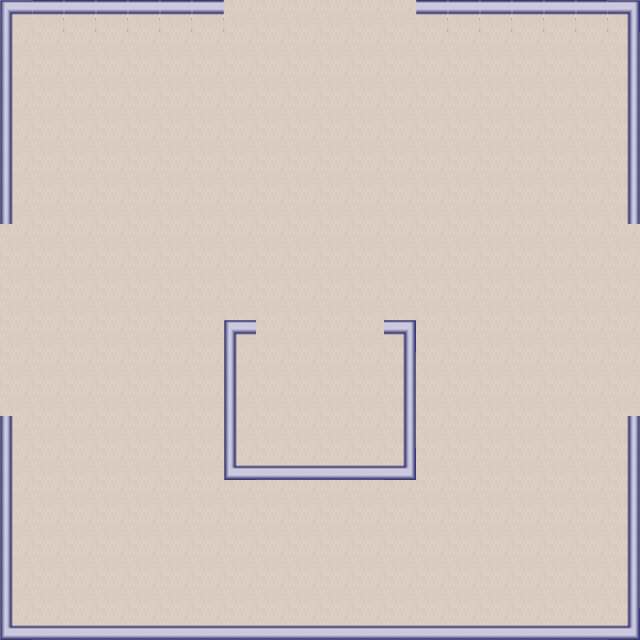

This is a level from a 2D game, rendered from its Tiled map with the project's own tilesets. A one-line summary and the complete map file follow:
An orthogonal 20x20 tile map with 32x32 px tiles, 2 tile layers (Tile Layer 1, walls), 4 tilesets and 44 objects (EV-2, EV-0, start).

<map version="1.10" tiledversion="1.11.0" orientation="orthogonal" renderorder="right-down" width="20" height="20" tilewidth="32" tileheight="32" infinite="0" nextlayerid="5" nextobjectid="102">
 <tileset firstgid="1" source="base-32.tsx" />
 <tileset firstgid="1001" source="walls-32.tsx" />
 <tileset firstgid="1113" source="objects-32.tsx" />
 <tileset firstgid="1513" source="Furnitures-32.tsx" />
 <layer id="1" name="Tile Layer 1" width="20" height="20">
  <data encoding="csv">
847,847,847,847,847,847,847,847,847,847,847,847,847,847,847,847,847,847,847,847,
847,847,847,847,847,847,847,847,847,847,847,847,847,847,847,847,847,847,847,847,
847,847,847,847,847,847,847,847,847,847,847,847,847,847,847,847,847,847,847,847,
847,847,847,847,847,847,847,847,847,847,847,847,847,847,847,847,847,847,847,847,
847,847,847,847,847,847,847,847,847,847,847,847,847,847,847,847,847,847,847,847,
847,847,847,847,847,847,847,847,847,847,847,847,847,847,847,847,847,847,847,847,
847,847,847,847,847,847,847,847,847,847,847,847,847,847,847,847,847,847,847,847,
847,847,847,847,847,847,847,847,847,847,847,847,847,847,847,847,847,847,847,847,
847,847,847,847,847,847,847,847,847,847,847,847,847,847,847,847,847,847,847,847,
847,847,847,847,847,847,847,847,847,847,847,847,847,847,847,847,847,847,847,847,
847,847,847,847,847,847,847,847,847,847,847,847,847,847,847,847,847,847,847,847,
847,847,847,847,847,847,847,847,847,847,847,847,847,847,847,847,847,847,847,847,
847,847,847,847,847,847,847,847,847,847,847,847,847,847,847,847,847,847,847,847,
847,847,847,847,847,847,847,847,847,847,847,847,847,847,847,847,847,847,847,847,
847,847,847,847,847,847,847,847,847,847,847,847,847,847,847,847,847,847,847,847,
847,847,847,847,847,847,847,847,847,847,847,847,847,847,847,847,847,847,847,847,
847,847,847,847,847,847,847,847,847,847,847,847,847,847,847,847,847,847,847,847,
847,847,847,847,847,847,847,847,847,847,847,847,847,847,847,847,847,847,847,847,
847,847,847,847,847,847,847,847,847,847,847,847,847,847,847,847,847,847,847,847,
847,847,847,847,847,847,847,847,847,847,847,847,847,847,847,847,847,847,847,847
</data>
 </layer>
 <layer id="2" name="walls" width="20" height="20">
  <data encoding="csv">
1090,1014,1014,1014,1014,1014,1014,0,0,0,0,0,0,1014,1014,1014,1014,1014,1014,1091,
1037,0,0,0,0,0,0,0,0,0,0,0,0,0,0,0,0,0,0,1034,
1037,0,0,0,0,0,0,0,0,0,0,0,0,0,0,0,0,0,0,1034,
1037,0,0,0,0,0,0,0,0,0,0,0,0,0,0,0,0,0,0,1034,
1037,0,0,0,0,0,0,0,0,0,0,0,0,0,0,0,0,0,0,1034,
1037,0,0,0,0,0,0,0,0,0,0,0,0,0,0,0,0,0,0,1034,
1037,0,0,0,0,0,0,0,0,0,0,0,0,0,0,0,0,0,0,1034,
0,0,0,0,0,0,0,0,0,0,0,0,0,0,0,0,0,0,0,0,
0,0,0,0,0,0,0,0,0,0,0,0,0,0,0,0,0,0,0,0,
0,0,0,0,0,0,0,0,0,0,0,0,0,0,0,0,0,0,0,0,
0,0,0,0,0,0,0,1090,0,0,0,0,1091,0,0,0,0,0,0,0,
0,0,0,0,0,0,0,1037,0,0,0,0,1034,0,0,0,0,0,0,0,
0,0,0,0,0,0,0,1037,0,0,0,0,1034,0,0,0,0,0,0,0,
1037,0,0,0,0,0,0,1037,0,0,0,0,1034,0,0,0,0,0,0,1034,
1037,0,0,0,0,0,0,1106,1003,1003,1003,1003,1107,0,0,0,0,0,0,1034,
1037,0,0,0,0,0,0,0,0,0,0,0,0,0,0,0,0,0,0,1034,
1037,0,0,0,0,0,0,0,0,0,0,0,0,0,0,0,0,0,0,1034,
1037,0,0,0,0,0,0,0,0,0,0,0,0,0,0,0,0,0,0,1034,
1037,0,0,0,0,0,0,0,0,0,0,0,0,0,0,0,0,0,0,1034,
1106,1003,1003,1003,1003,1003,1003,1003,1003,1003,1003,1003,1003,1003,1003,1003,1003,1003,1003,1107
</data>
 </layer>
 <objectgroup id="3" name="Object Layer 1">
  <object id="1" gid="1154" x="287.594" y="301.853" width="32" height="32">
   <properties>
    <property name="collision" type="bool" value="false" />
   </properties>
  </object>
  <object id="2" gid="1155" x="320.299" y="302.564" width="32" height="32">
   <properties>
    <property name="collision" type="bool" value="false" />
   </properties>
  </object>
  <object id="3" gid="1165" x="287.594" y="334.559" width="32" height="32" />
  <object id="4" gid="1166" x="321.01" y="335.27" width="32" height="32" />
  <object id="5" gid="1176" x="287.594" y="367.975" width="32" height="32" />
  <object id="6" gid="1177" x="321.01" y="367.264" width="32" height="32" />
  <object id="7" gid="1003" x="256.31" y="333.848" width="32" height="32" />
  <object id="8" gid="1003" x="352.293" y="334.559" width="32" height="32" />
  <object id="9" gid="1003" x="321.721" y="334.559" width="32" height="32" />
  <object id="17" x="279.302" y="125.328" width="80.2344" height="18.8438">
   <text wrap="1">GoDaddy</text>
  </object>
  <object id="21" gid="1138" x="262.705" y="195.036" width="32" height="32" />
  <object id="22" gid="1138" x="340.562" y="194.322" width="32" height="32" />
  <object id="23" gid="912" x="434.133" y="188.607" width="32" height="32" />
  <object id="24" gid="920" x="434.133" y="220.75" width="32" height="32" />
  <object id="25" gid="920" x="180.562" y="221.464" width="32" height="32" />
  <object id="26" gid="912" x="180.562" y="187.179" width="32" height="32" />
  <object id="101" name="EV-2" x="377.913" y="186.234">
   <point />
  </object>
 </objectgroup>
 <objectgroup id="4" name="Object Layer 2">
  <object id="11" gid="849" x="243.419" y="215.036" width="32" height="32" />
  <object id="12" gid="850" x="275.562" y="215.036" width="32" height="32" />
  <object id="14" gid="850" x="306.99" y="215.036" width="32" height="32" />
  <object id="15" gid="850" x="338.232" y="215.036" width="32" height="32" />
  <object id="16" gid="851" x="370.312" y="215.036" width="32" height="32" />
  <object id="50" gid="944" x="448.938" y="84.864" width="32" height="32" />
  <object id="51" gid="944" x="164.545" y="81.7572" width="32" height="32" />
  <object id="52" name="EV-0" x="289.674" y="373.576">
   <point />
  </object>
  <object id="54" name="Start Position" type="start" x="356.902" y="395.256">
   <point />
  </object>
  <object id="66" gid="1738" x="39.6787" y="81.9053" width="32" height="32" />
  <object id="88" gid="1738" x="512.131" y="80.478" width="32" height="32" />
  <object id="67" gid="1739" x="70.9269" y="82.4735" width="32" height="32" />
  <object id="86" gid="1739" x="544.069" y="80.5289" width="32" height="32" />
  <object id="68" gid="1740" x="102.488" y="82.4735" width="32" height="32" />
  <object id="85" gid="1740" x="575.815" y="80.7013" width="32" height="32" />
  <object id="69" gid="1741" x="134.409" y="83.0416" width="32" height="32" />
  <object id="84" gid="1741" x="607.854" y="80.5799" width="32" height="32" />
  <object id="70" gid="1712" x="70.9269" y="50.6571" width="32" height="32" />
  <object id="91" gid="1712" x="543.379" y="49.2298" width="32" height="32" />
  <object id="71" gid="1711" x="38.8551" y="50.6571" width="32" height="32" />
  <object id="90" gid="1711" x="512.699" y="49.2298" width="32" height="32" />
  <object id="72" gid="1710" x="7.75802" y="51.121" width="32" height="32" />
  <object id="89" gid="1710" x="480.953" y="49.0574" width="32" height="32" />
  <object id="73" gid="1737" x="7.75802" y="81.9053" width="32" height="32" />
  <object id="87" gid="1737" x="479.746" y="80.478" width="32" height="32" />
  <object id="74" gid="1713" x="102.848" y="51.0167" width="32" height="32" />
  <object id="92" gid="1713" x="575.936" y="49.1788" width="32" height="32" />
 </objectgroup>
</map>
